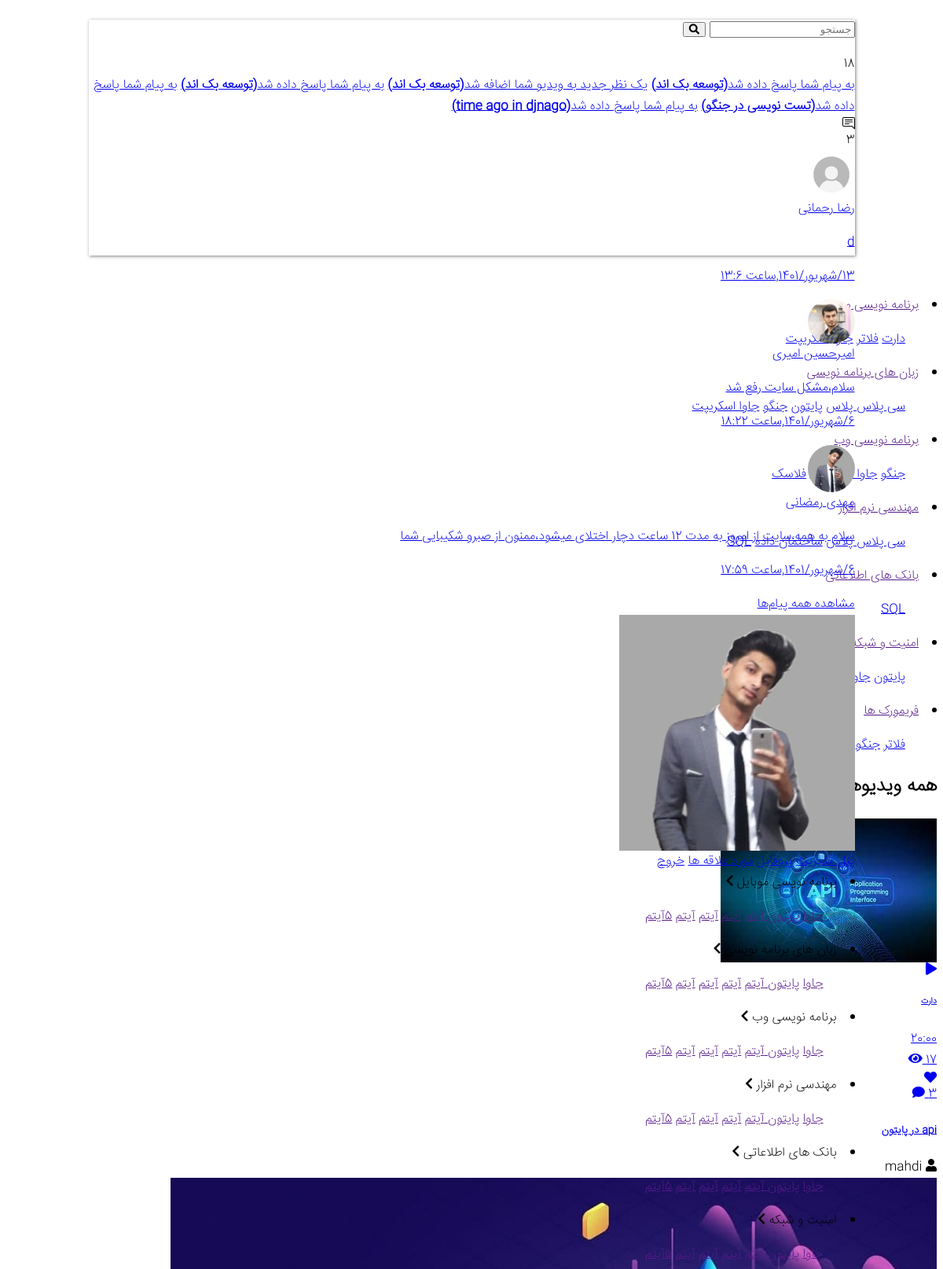
/category/دارت/ (signed in, upper part), run on an earlier commit of the app's database.
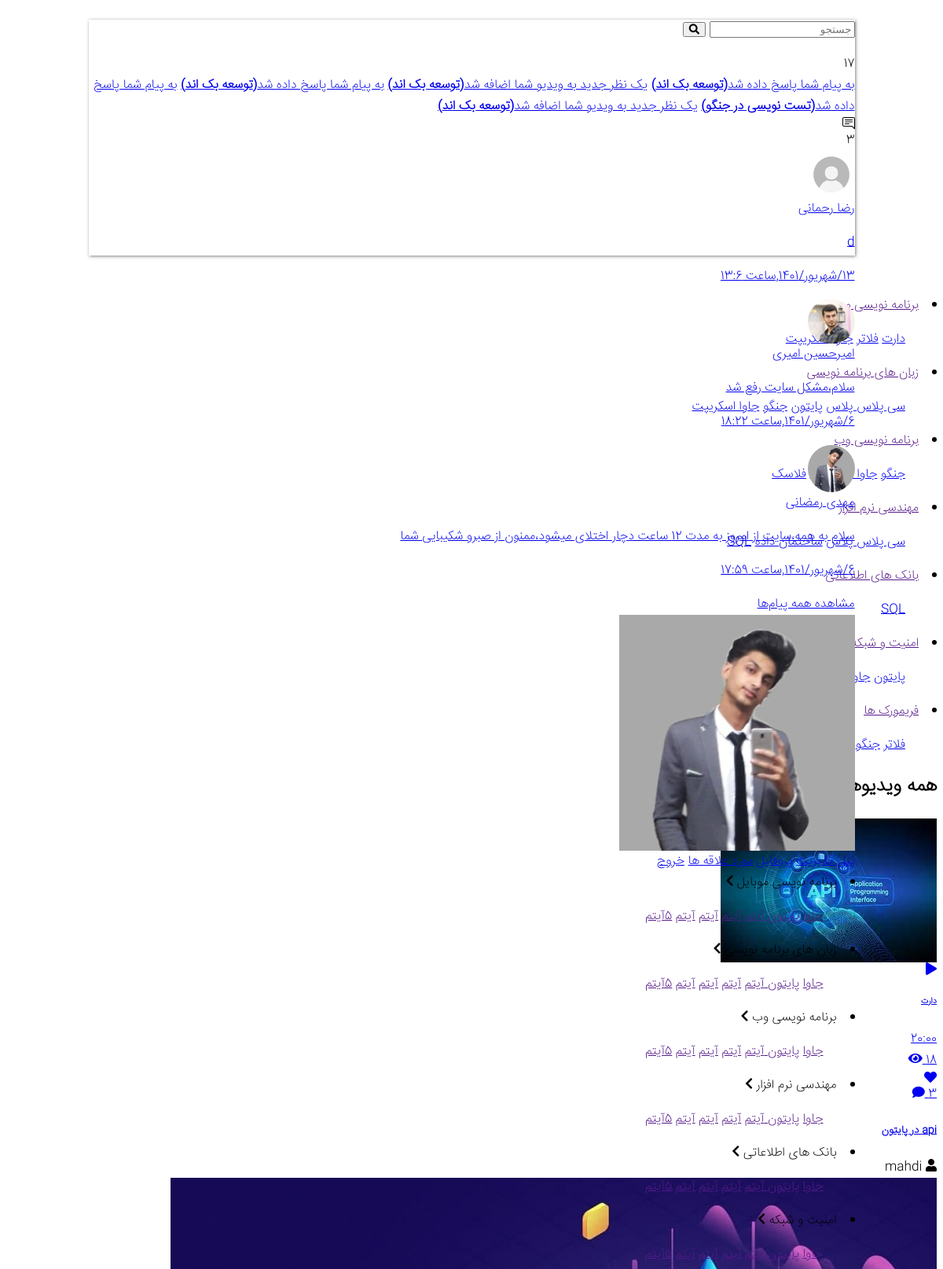
And on a later commit of the database.
### Acount_app/models.py (models this page shows, shortened)
class User(AbstractBaseUser):
    email = models.EmailField(
        verbose_name='ایمیل',
        max_length=255,
        unique=True,
    )
    username = models.CharField(max_length=100, verbose_name="نام کاربری")
    phone_number = models.CharField(max_length=15, blank=True, null=True, verbose_name="شماره تلفن")
    image = models.FileField(upload_to="user/image", default="defult/index.jpg", blank=True, null=True,
                             verbose_name="تصویر پروفایل")
    is_teacher = models.BooleanField(default=False, verbose_name="مدرس هست یا خیر؟")
    is_active = models.BooleanField(default=True, verbose_name="کاربر فعال هست یا خیر؟")
    is_admin = models.BooleanField(default=False, verbose_name="کاربر ادمین هست یا خیر؟")
    full_name = models.CharField(max_length=50, verbose_name="نام و نام خانوادگی")
    special_user = models.DateTimeField(default=timezone.now(), verbose_name="کاربر خاص تا زمان:")
    class Meta:
        verbose_name_plural = "حساب های کاربری"
        verbose_name = "حساب کاربری"
    objects = MyUserManager()
    USERNAME_FIELD = 'email'

class Techer(models.Model):
    user = models.ForeignKey(User, on_delete=models.CASCADE, related_name="teacher", verbose_name="نام کاربری")
    about_me = models.TextField(verbose_name="بیوگرافی")
    followers = models.ManyToManyField(User, related_name="followers", null=True, blank=True,
                                       verbose_name="دنبال کننده ها")
    slug = models.SlugField(null=True, blank=True, allow_unicode=True)
    resume = models.FileField(upload_to="teacher/cv", null=True, blank=True, verbose_name="رزومه")
    is_active = models.BooleanField(default=False, verbose_name="مدرس فعال هست یا حیر؟")
    class Meta:
        verbose_name_plural = "مدرس ها"
        verbose_name = "مدرس"

### Notification_app/models.py (models this page shows, shortened)
class Notification(models.Model):
    user=models.ForeignKey(User,on_delete=models.CASCADE,related_name="notification",verbose_name="نام کاربری")
    body=models.TextField(verbose_name="متن اعلان")
    created=models.DateTimeField(auto_now_add=True,verbose_name="تاریخ ایجاد")
    is_active=models.BooleanField(default=True)
    sender=models.ForeignKey(VideoTutorial,on_delete=models.CASCADE,related_name="notification",null=True,blank=True,verbose_name="فعال هست یا خیر")
    def get_absulot_url(self):
        return reverse("Notification:notification",kwargs={"id":self.id})
    class Meta:
        ordering=("-created",)
        verbose_name="اعلان"
        verbose_name_plural="اعلانات"

class Messgae(models.Model):
    user = models.ForeignKey(User, on_delete=models.CASCADE, related_name="Message",verbose_name="کاربر")
    body = models.TextField(verbose_name="متن پیام")
    created = models.DateTimeField(auto_now_add=True,verbose_name="تاریخ ایجاد")
    is_active = models.BooleanField(default=True,verbose_name="فعال هست یا خیر")
    sender= models.ForeignKey(User, on_delete=models.CASCADE, related_name="message",verbose_name="ارسال کننده پیام")
    class Meta:
        ordering=("-created",)
        verbose_name="پیام"
        verbose_name_plural="پیام ها"
    def to_jalali(self):
        return jalali_convert(self.created)

### Tutorial_app/models.py (models this page shows, shortened)
class VideoTutorial(models.Model):
    teacher=models.ForeignKey(Techer,on_delete=models.CASCADE,related_name="video_tutorial",verbose_name="مدرس")
    video=models.FileField(upload_to="videototorial/video",verbose_name="ویدیو")
    titel=models.CharField(max_length=100,unique=True,verbose_name="عنوان")
    video_cover=models.FileField(upload_to="videotutorial/iamge",verbose_name="کاور ویدیو")
    video_time=models.TimeField(verbose_name="ویدیو")
    created=models.DateTimeField(auto_now_add=True,verbose_name="تاریخ ایجاد")
    view=models.IntegerField(default=0,verbose_name="تعداد بازدید")
    discription=models.TextField(verbose_name="توضیحات ویدیو")
    tag=models.ManyToManyField(Tags,related_name="videotutorial",verbose_name="تگ ها")
    category=models.ManyToManyField(SubCategory,related_name="videotutorial",verbose_name="دسته بندی ها")
    slug=models.SlugField(null=True,blank=True,allow_unicode=True)
    is_active=models.BooleanField(default=False,verbose_name="ویدیو فعال هست یا خیر؟")
    special_video=models.BooleanField(verbose_name="مخصوص اعضای ویژه؟")
    class Meta:
        ordering=("-created",)
        verbose_name="ویدیو"
        verbose_name_plural="ویدیوها"
    def get_absulot_url(self):
        return reverse("Home:detail_video",kwargs={"slug":self.slug})

class Category(models.Model):
    name=models.CharField(max_length=50,verbose_name="نام دسته بندی")
    created=models.DateTimeField(auto_now_add=True,verbose_name="تاریخ ایجاد")
    class Meta:
        verbose_name="دسته بندی"
        verbose_name_plural="دسته بندی ها"

class SubCategory(models.Model):
    category=models.ManyToManyField(Category,related_name="subcategory",verbose_name="نام دسته بندی مرجع")
    name=models.CharField(max_length=30,verbose_name="نام دسته بندی")
    slug=models.SlugField(null=True,blank=True,allow_unicode=True)
    created=models.DateTimeField(auto_now_add=True,verbose_name="تاریخ ایجاد")
    class Meta:
        verbose_name="دسته بندی"
        verbose_name_plural="دسته بندی ها"
    def __str__(self):
        return self.name

### Home_app/views.py (called while the page is built)
def CategoryVideo(request,slug):
    sub=SubCategory.objects.get(slug=slug)
    video=sub.videotutorial
    return render(request,"Home_app/CategoryVideo.html",{"video":video})

### context_processor/context_processor.py (called while the page is built)
def categorydata(request):
    context=Category.objects.all()
    return {
        "category":context
    }

def check_activ_teacher(request):
    if request.user.is_authenticated:
        user=request.user
        teacher=Techer.objects.filter(user=user,is_active=True).exists()
        if teacher:
            return {"is_teacher":True}
        return {"is_teacher":False}
    return {"is_teacher": False}

### exeption/jalali.py (called while the page is built)
    def persian_tuple(self):
        return self.persian_year, self.persian_month, self.persian_day

### Home_app/templates/Home_app/CategoryVideo.html (shortened to what this page needs)
{% extends "base.html" %}
{% load static %}
{% block content %}
    <main>
        <section class="py-5">
            <div class="container">
                <div class="d-flex align-items-center justify-content-between mb-3">
                    <h2 class="title-section">همه ویدیوها</h2>
                </div>
                <div class="row">
                    {% for item in video.all %}
                    <div class="col-md-6 col-lg-4 my-2">
                        <div class="custom-bg">
                            <div class="video-card">
                                <a href="video-detail.html" class="position-relative d-block ">
                                    <img src="{{ item.video_cover.url }}" alt="" class="img-fluid w-100 h-100">
                                    <div class="video-play-btn">
                                        <i class="fa fa-play"></i>
                                    </div>
                                    <div class="d-flex align-items-center justify-content-between video-category-time">
                                        <h6 class="">{{ item.category.all.0 }}</h6>
                                        <span class="vid-time">{{ item.video_time }}</span>
                                    </div>
                                    <div class="video-card-details">
                                        <div>
                                            <span>{{ item.view }}</span>
                                            <i class="fa fa-eye"></i>
                                        </div>
                                        <div>
                                            <i class="fa fa-heart"></i>
                                        </div>
                                        <div>
                                            <span>{{ item.comment.all.count }}</span>
                                            <i class="fa fa-comment"></i>
                                        </div>
                                    </div>
                                </a>
                            </div>
                            <a href="{{ item.get_absulot_url }}">
                                <h5 class="video-card-title m-2">{{ item.titel }}</h5>
                            </a>
                            <div class="my-3 pb-3 mx-2">
                                <i class="fa fa-user  ml-1 "></i>
                                <span>{{ item.teacher.user.username }}</span>
                            </div>
                        </div>
                    </div>
                   {% endfor %}
                </div>
            </div>
        </section>
    </main>
    {% endblock %}

### templates/include/header.html (shortened to what the changed rows need)
{% load static %}
<header class="position-relative">
    <div class="main-header position-relative">
        <div class="nav-header-box mob1 d-md-flex d-lg-flex align-items-center justify-content-between">
            <div class="d-block d-md-flex align-items-center pl-md-4">
                {% if request.user.is_authenticated %}
                    <div class="dropdown notification-box">
                        <div class="position-relative d-none d-md-block " type="button" id="dropdownMenuButton"
                             data-toggle="dropdown" aria-haspopup="true" aria-expanded="false">
                            <div class="badge">{{ request.user.notification.all.count }}</div>
                        </div>
                        {% if request.user.notification.all %}
                            <div class="dropdown-menu notification-menu-items custom-bg"
                                 aria-labelledby="dropdownMenuButton">
                                {% for n in request.user.notification.all|slice:":5" %}
                                    {% if n.is_active %}
                                        <a class="border-bottom"
                                           href="{{ n.get_absulot_url }}"> {{ n.body }}<strong>({{ n.sender.titel }})</strong></a>
                                    {% endif %}
                                {% endfor %}
                            </div>
                        {% endif %}
                    </div>
                {% endif %}
                <div class="container">
                    {% if request.user.is_authenticated %}
                        <div class="dropdown notification-box">
                            <div class="position-relative d-none d-md-block " type="button" id="dropdownMenuButton"
                                 data-toggle="dropdown" aria-haspopup="true" aria-expanded="false">
                                <img src="{% static "assets/image/message.svg" %}" class="notification-img" alt="">
                                <div class="badge">{{ request.user.Message.all.count }}</div>
                            </div>
                            {% if request.user.Message.all %}
                                <div class="dropdown-menu notification-menu-items custom-bg"
                                     aria-labelledby="dropdownMenuButton">
                                    {% for n in request.user.Message.all %}
                                        {% if n.is_active %}
                                            <a href="#" class="dropdown-item">
                                                <div class="media">
                                                    <img src="{{ n.sender.image.url }}"
                                                         alt="User Avatar" width="60px" style="border-radius: 60px"
                                                         class="img-size-10 img-circle ml-3">
                                                    <div class="media-body">
                                                        <h10 class="dropdown-item-title text-danger">
                                                            {{ n.sender.full_name }}
                                                        </h10>
                                                        <p class="text-sm">{{ n.body }}</p>
                                                        <p class="text-sm text-muted">{{ n.to_jalali }}</p>
                                                    </div>
                                                </div>
                                            </a>
                                        {% endif %}
                                    {% endfor %}
                                    <a href="#" class="dropdown-item dropdown-footer">مشاهده همه پیام‌ها</a>
                                </div>
                            {% endif %}
                        </div>
                    {% endif %}
                </div>
                <div class="header-login d-none d-md-block">
                    <div class="notification-box dropdown">
                        {% if request.user.is_authenticated %}
                            <a href="" class="btn login-btn" type="button" id="dropdownMenuButton"
                               data-toggle="dropdown" aria-haspopup="true" aria-expanded="false">
                                <img src="{{ request.user.image.url }}" alt="">
                            </a>
                            <div class="dropdown-menu account-menu-items custom-bg"
                                 aria-labelledby="dropdownMenuButton">
                                {% if is_teacher == True %}
                                    <a class="" href="{% url "AdminPanel_app:admin_panel" %}">پنل مدیریت</a>
                                {% endif %}
                                <a class="" href="{% url "Acount_app:profile" %}"> پروفایل</a>
                                <a class="" href="{% url "favorite:favorite" %}"> مورد علاقه ها</a>
                                <a class="" href="{% url "Acount_app:Logout" %}"> خروج</a>
                            </div>
                        {% endif %}
                    </div>
                </div>
            </div>
            <nav class="nav-menu p-0 m-0 d-flex d-sm-flex d-md-none d-lg-none">
                {% for c in category %}
                    <li id="" class="mx-3"><a class="nav-menu-item-mob">{{ c.name }}
                        <i class="fa fa-chevron-left chev-icon pr-1"></i>
                    </a>
                        <ul class="sub-menu-mob">
                            <a href="">جاوا</a>
                            <a href="">پایتون </a>
                            <a href="">آیتم</a>
                            <a href=""> آیتم</a>
                            <a href="">آیتم</a>
                            <a href="">آیتم</a>
                            <a href="">5آیتم</a>
                        </ul>
                    </li>
                {% endfor %}
            </nav>
        </div>
    </div>
</header>

### templates/include/navbar.html
{% load static %}
<nav class="nav-menu nav-menu-pc  d-none d-md-flex px-4" id="navbar">
    {% for c in category.all %}
    <li id="" class="mx-3 menu-item"><a href="" class="nav-menu-item ">{{ c.name }} </a>
        <ul class="sub-menu">
            {% for item in c.subcategory.all %}
            <a href="{% url "Home:category" item.slug %}">{{ item.name }}</a>
                {% endfor %}
        </ul>
    </li>
    {% endfor %}
</nav>

What changed in the data, as far as the page shows it:
removed Notification: body "به پیام شما پاسخ داده شد", sender.titel "time ago in djnago"
computed for User: user.notification.all.count "18" → "17"
now on this page (row unchanged): Notification: body "یک نظر جدید به ویدیو شما اضافه شد", sender.titel "توسعه بک اند"
changed VideoTutorial "api در پایتون": view "17" → "18"
